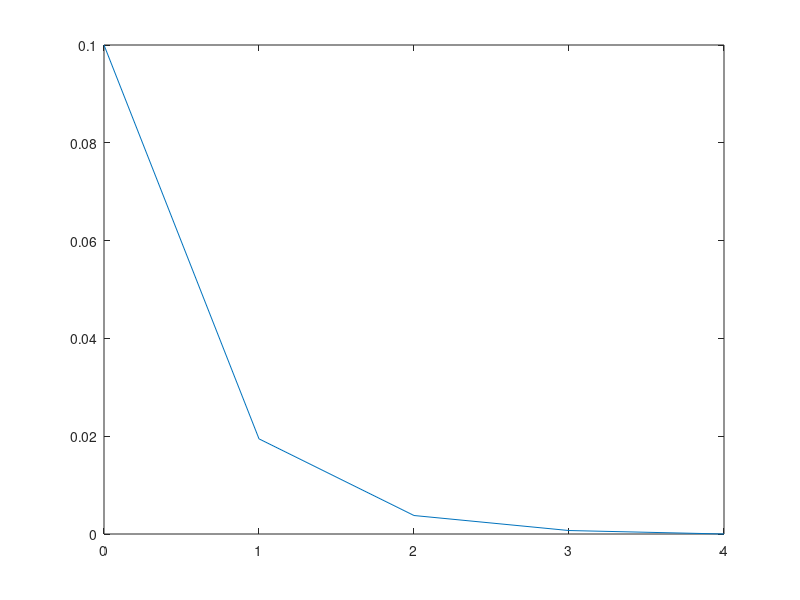

Write the MATLAB code that produced this figure.
% bvp.m  - A file to compute the solution to a second-order boundary value
% problem.
% this code assumes that the bvp takes the form
%
%               D * d^2c/dx^2 - alpha * c = 0
%
% this kind of problem occurs in all kinds of science and engineering
% applications.  exammples include contiminant transport in soils,
% atmosphere-soil gas transport, chromatography, etc.  often both
% a "convection" term would also be included in the
% transport equation, depending upon the application.  for now, we will
% examine only diffusion and reaction with Dirichlet (specified 
% concentration) boundary conditions.
%
% the discretization of this problem is simple.  starting with the
% governing equation, substitute the centered-difference algebraic 
% approximation of the second-order derivative.
%
%      D (c(i-1)- 2 c(i) + c(i+1))/(deltx^2) - alpha * c(i)  = 0 
%
% (where here D is the diffusion coefficient, c is the concentration,
% alpha is the reaction rate coefficient, and deltx is the grid spacing). 
%
% Putting this in linear form (i.e., combining terms) gives
%
%         -c(i-1) + (2+alpha*deltx^2/D)* c(i) - c(i+1) = 0
%
% this represents our "recurrence relation" for constructing the matrix
% of equations that represents the algebraic decompostion of the original 
% differential equation.
%
% for the recurrence relation, we multiplied through by -1; the reason for this is that we would
% like the center term to be positive (so it will be positive when we finish
% inverting the matrix).  
%
% the first and last rows of the matrix are a little different...  For the 
% first row we get
%
%        -c(1) + (2+alpha*deltx^2/D)* c(2) - c(3) = 0
%
% however, because c(1) is known (it is the left-hand-side boundary
% condition), then we need to put it on the right-hand side of the equation
%
%           (2+alpha*deltx^2/D)* c(2) - c(3) = c(1)
%
% similarly, for the last row:
%
%         -c(n-2) + (2+alpha*deltx^2/D) * c(n-1)  = c(n)
%
% now, with this information in hand, we can see that our linear system
% looks like:
%
%            M . x  =   b
%
% where M is a tri-diagonal matrix (n-2 by n-2), x is the vector of n-2
% unknowns, and b is the vecotor of sources (the right-hand side).
%
% except for the first and last rows of this matrix, every row looks
% like
%
% .... 0    0     -1     (2+alpha*deltx^2/D)      -1      0     0 ....
%
% and, the vector of the right hand side looks like  
%
%              b=[c(1)  0   0   ... 0   0    c(n)]'
%
% one last thing... about notation.  we have np segments, with n = np+1
% nodes.  but, we only need to compute the values for the *interior* nodes;
% we already know the values on the boundaries.  so, here is how we will
% number the nodes.  for 5 partitions (6 nodes total) the numbering will be
%
%   |-----|-----|-----|-----|-----|-----|
%   1     2     3     4     5     6     7
%         1     2   ....         nm        <--- Position in array stored in MATLAB
%
% where nm is the dimension of the matrix.  For a 7 node problem, the
% arrays would look like
%
%
%   |f1     g1      0       0       0||x1|        |b1|
%   |e2     f2      g2      0       0||x2|        |b2|
%   |0      e3      f3      g3      0||x3|   =    |b3|
%   |0      0       e4      f4     g4||x4|        |b4|
%   |0      0       0       e5     f5||x5|        |b5|
%
%
% so, let's make the matrix.  here goes...
%
%
clc;
clf;
D = 1.5e-6; % cm^2/s
k = 5.0e-6; % s^-1
L = 4; % domain length in cm
A0 = 0.1; % M, the left-hand side boundary condition
An = 0.0; % M, the right-hand side boundary condition
np = 4  % number of partitions
n = np + 1 % number of nodes
nm = n - 2 % number of *internal* nodes
dx = L / np % size of partitions, in cm
dx2 = dx * dx; % square the size once so you don't have to do it again!
M = zeros(nm, nm); % initialize the array
b = zeros(nm, 1); % initialize the b column vector; remember, this vector is an nm x 1 array in MATLAB
%
M(1, 1) = (2 + k * dx2 / D); % the first row is special
M(1, 2) = -1; % the first row is special
%
M(nm, nm-1) = -1; % so is the last row
M(nm, nm) = (2 + k * dx2 / D); % so is the last row
%
b(1) = A0; % first value in the b vector
b(nm) = An; % last value in the b vector; the rest are zeros
%
% now make a nice loop to fill in the rest...
for j=2:1:nm-1 % loop over the rows of the array (nm x nm)
    M(j, j-1) = -1; % set the subdiagonal value
    M(j, j) = (2 + k * dx2 / D); % set the diagonal value 
    M(j, j+1) = -1; % set the subdiagonal value
end
disp(M)
disp(b)
%
c = M \ b % solve the system of equations using MATLAB's built-in solver
% NOTE: The backslash notation is a *second* way of inverting M (instead of
% inv(M))!
% 
% Now, make a new array that also includes the boundary concentrations for
% plotting purposes.
% I will do this by making a new, bigger array, and puttin the two
% BCs in the first and last position.  Then I will fill in the rest of the array
% with the solution values.
%
c2 = zeros(n, 1); % initialize the vector
c2(1) = A0; % set the left boundary value
c2(n) = An; % set the right boundary value
for j = 2:1:n-1 % loop over the rest of the values in the vector
    c2(j) = c(j-1); % fill the vector with the correct value from c
end
%
%display(c2)
xx = linspace(0, L, n); % make n evenly-spaced node location values between 0 and L
plot(xx, c2)
%
% we wasted lots of space by filling in the array with a bunch of zeros.
% plus we relied on MATLAB's built in array inverting capabilities, which
% is totally wussy.  Later, we will use our own routine to do the inversion!
%
